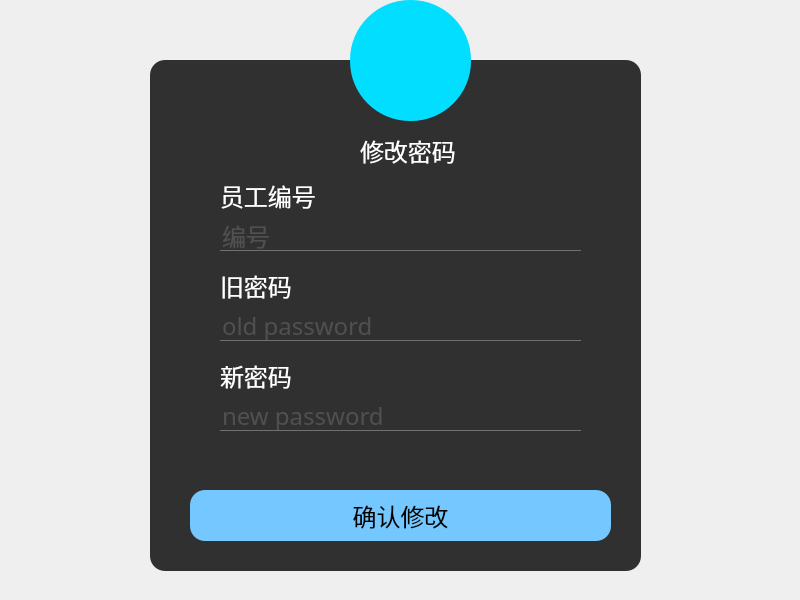
<?xml version="1.0" encoding="UTF-8"?>
<ui version="4.0">
 <class>MainWindow</class>
 <widget class="QMainWindow" name="MainWindow">
  <property name="geometry">
   <rect>
    <x>0</x>
    <y>0</y>
    <width>800</width>
    <height>600</height>
   </rect>
  </property>
  <property name="windowTitle">
   <string>员工修改密码</string>
  </property>
  <property name="styleSheet">
   <string notr="true">
*{
font-size:24px;
font-family:Century Gothic;
}
QFrame{
background:rgba(0,0,0,0.8);
border-radius:15px;
}
#centralwidget{
border-image:url(D:/pictures/login4.jpg) strectch；
}

QToolButton{
background:red;
border-radius:60px;
}
QLabel{
color:white;
background:transparent;
}
QPushButton{
background:red;;
border-radius:15px;
}
QPushButton:hover{
background:#333;
border-radius:15px;
background:#49ebff;
}
QLineEdit{
background:transparent;
border:none;
color:#717072;
border-bottom:1px solid #717072;
}</string>
  </property>
  <widget class="QWidget" name="centralwidget">
   <widget class="QFrame" name="frame">
    <property name="geometry">
     <rect>
      <x>150</x>
      <y>60</y>
      <width>491</width>
      <height>511</height>
     </rect>
    </property>
    <property name="font">
     <font>
      <family>Century Gothic</family>
      <pointsize>-1</pointsize>
     </font>
    </property>
    <property name="frameShape">
     <enum>QFrame::StyledPanel</enum>
    </property>
    <property name="frameShadow">
     <enum>QFrame::Raised</enum>
    </property>
    <widget class="QLabel" name="label">
     <property name="geometry">
      <rect>
       <x>210</x>
       <y>70</y>
       <width>111</width>
       <height>41</height>
      </rect>
     </property>
     <property name="font">
      <font>
       <family>Century Gothic</family>
       <pointsize>-1</pointsize>
      </font>
     </property>
     <property name="text">
      <string>修改密码</string>
     </property>
    </widget>
    <widget class="QLineEdit" name="lineEdit_oldpasswd">
     <property name="geometry">
      <rect>
       <x>70</x>
       <y>250</y>
       <width>361</width>
       <height>31</height>
      </rect>
     </property>
     <property name="text">
      <string/>
     </property>
     <property name="echoMode">
      <enum>QLineEdit::Password</enum>
     </property>
     <property name="placeholderText">
      <string>old password</string>
     </property>
    </widget>
    <widget class="QPushButton" name="commitButton">
     <property name="geometry">
      <rect>
       <x>40</x>
       <y>430</y>
       <width>421</width>
       <height>51</height>
      </rect>
     </property>
     <property name="styleSheet">
      <string notr="true">background-color: rgb(117, 200, 255);</string>
     </property>
     <property name="text">
      <string>确认修改</string>
     </property>
    </widget>
    <widget class="QLabel" name="label_2">
     <property name="geometry">
      <rect>
       <x>70</x>
       <y>210</y>
       <width>121</width>
       <height>31</height>
      </rect>
     </property>
     <property name="font">
      <font>
       <family>Century Gothic</family>
       <pointsize>-1</pointsize>
      </font>
     </property>
     <property name="text">
      <string>旧密码</string>
     </property>
    </widget>
    <widget class="QLabel" name="label_4">
     <property name="geometry">
      <rect>
       <x>70</x>
       <y>300</y>
       <width>121</width>
       <height>31</height>
      </rect>
     </property>
     <property name="text">
      <string>新密码</string>
     </property>
    </widget>
    <widget class="QLineEdit" name="lineEdit_newpwd">
     <property name="geometry">
      <rect>
       <x>70</x>
       <y>340</y>
       <width>361</width>
       <height>31</height>
      </rect>
     </property>
     <property name="font">
      <font>
       <family>Century Gothic</family>
       <pointsize>-1</pointsize>
      </font>
     </property>
     <property name="contextMenuPolicy">
      <enum>Qt::DefaultContextMenu</enum>
     </property>
     <property name="locale">
      <locale language="Chinese" country="China"/>
     </property>
     <property name="text">
      <string/>
     </property>
     <property name="echoMode">
      <enum>QLineEdit::Password</enum>
     </property>
     <property name="placeholderText">
      <string>new password</string>
     </property>
    </widget>
    <widget class="QLineEdit" name="lineEdit_sid">
     <property name="geometry">
      <rect>
       <x>70</x>
       <y>160</y>
       <width>361</width>
       <height>31</height>
      </rect>
     </property>
     <property name="text">
      <string/>
     </property>
     <property name="placeholderText">
      <string>编号</string>
     </property>
    </widget>
    <widget class="QLabel" name="label_3">
     <property name="geometry">
      <rect>
       <x>70</x>
       <y>120</y>
       <width>121</width>
       <height>31</height>
      </rect>
     </property>
     <property name="font">
      <font>
       <family>Century Gothic</family>
       <pointsize>-1</pointsize>
      </font>
     </property>
     <property name="text">
      <string>员工编号</string>
     </property>
    </widget>
   </widget>
   <widget class="QToolButton" name="toolButton">
    <property name="geometry">
     <rect>
      <x>350</x>
      <y>0</y>
      <width>121</width>
      <height>121</height>
     </rect>
    </property>
    <property name="styleSheet">
     <string notr="true">background-color: rgb(2, 222, 255);</string>
    </property>
    <property name="locale">
     <locale language="Chinese" country="China"/>
    </property>
    <property name="text">
     <string/>
    </property>
    <property name="icon">
     <iconset>
      <normaloff>../../../../../../pictures/酒店.png</normaloff>../../../../../../pictures/酒店.png</iconset>
    </property>
    <property name="iconSize">
     <size>
      <width>150</width>
      <height>150</height>
     </size>
    </property>
   </widget>
  </widget>
 </widget>
 <resources/>
 <connections/>
</ui>
